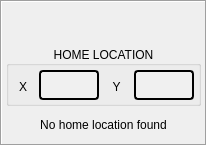
                <widget class="QFrame" name="frm_settings1">
                 <property name="sizePolicy">
                  <sizepolicy hsizetype="Preferred" vsizetype="Preferred">
                   <horstretch>0</horstretch>
                   <verstretch>0</verstretch>
                  </sizepolicy>
                 </property>
                 <property name="maximumSize">
                  <size>
                   <width>16777215</width>
                   <height>16777215</height>
                  </size>
                 </property>
                 <property name="frameShape">
                  <enum>QFrame::Box</enum>
                 </property>
                 <property name="frameShadow">
                  <enum>QFrame::Sunken</enum>
                 </property>
                 <layout class="QVBoxLayout" name="verticalLayout_10">
                  <property name="spacing">
                   <number>4</number>
                  </property>
                  <property name="sizeConstraint">
                   <enum>QLayout::SetDefaultConstraint</enum>
                  </property>
                  <property name="leftMargin">
                   <number>4</number>
                  </property>
                  <property name="topMargin">
                   <number>4</number>
                  </property>
                  <property name="rightMargin">
                   <number>4</number>
                  </property>
                  <property name="bottomMargin">
                   <number>4</number>
                  </property>
                  <item>
                   <spacer name="verticalSpacer_2">
                    <property name="orientation">
                     <enum>Qt::Vertical</enum>
                    </property>
                    <property name="sizeHint" stdset="0">
                     <size>
                      <width>20</width>
                      <height>40</height>
                     </size>
                    </property>
                   </spacer>
                  </item>
                  <item>
                   <widget class="QGroupBox" name="groupBox_home">
                    <property name="enabled">
                     <bool>true</bool>
                    </property>
                    <property name="sizePolicy">
                     <sizepolicy hsizetype="Preferred" vsizetype="Fixed">
                      <horstretch>0</horstretch>
                      <verstretch>0</verstretch>
                     </sizepolicy>
                    </property>
                    <property name="minimumSize">
                     <size>
                      <width>0</width>
                      <height>60</height>
                     </size>
                    </property>
                    <property name="maximumSize">
                     <size>
                      <width>16777215</width>
                      <height>60</height>
                     </size>
                    </property>
                    <property name="title">
                     <string>HOME LOCATION</string>
                    </property>
                    <property name="alignment">
                     <set>Qt::AlignCenter</set>
                    </property>
                    <layout class="QHBoxLayout" name="horizontalLayout_22">
                     <property name="leftMargin">
                      <number>4</number>
                     </property>
                     <property name="topMargin">
                      <number>4</number>
                     </property>
                     <property name="rightMargin">
                      <number>4</number>
                     </property>
                     <property name="bottomMargin">
                      <number>4</number>
                     </property>
                     <item>
                      <widget class="QLabel" name="label_56">
                       <property name="sizePolicy">
                        <sizepolicy hsizetype="Fixed" vsizetype="Fixed">
                         <horstretch>0</horstretch>
                         <verstretch>0</verstretch>
                        </sizepolicy>
                       </property>
                       <property name="minimumSize">
                        <size>
                         <width>20</width>
                         <height>33</height>
                        </size>
                       </property>
                       <property name="maximumSize">
                        <size>
                         <width>20</width>
                         <height>33</height>
                        </size>
                       </property>
                       <property name="text">
                        <string>X</string>
                       </property>
                       <property name="alignment">
                        <set>Qt::AlignCenter</set>
                       </property>
                      </widget>
                     </item>
                     <item>
                      <widget class="QLabel" name="lbl_home_x">
                       <property name="sizePolicy">
                        <sizepolicy hsizetype="Fixed" vsizetype="Fixed">
                         <horstretch>0</horstretch>
                         <verstretch>0</verstretch>
                        </sizepolicy>
                       </property>
                       <property name="minimumSize">
                        <size>
                         <width>60</width>
                         <height>30</height>
                        </size>
                       </property>
                       <property name="maximumSize">
                        <size>
                         <width>60</width>
                         <height>30</height>
                        </size>
                       </property>
                       <property name="styleSheet">
                        <string notr="true">    background: rgb(240, 240, 240);
    border: 2px solid black;
    border-radius: 4px;
    font: 10pt &quot;Lato Heavy&quot;;
    color: black;
</string>
                       </property>
                       <property name="frameShape">
                        <enum>QFrame::Box</enum>
                       </property>
                       <property name="frameShadow">
                        <enum>QFrame::Sunken</enum>
                       </property>
                       <property name="lineWidth">
                        <number>2</number>
                       </property>
                       <property name="text">
                        <string/>
                       </property>
                       <property name="alignment">
                        <set>Qt::AlignCenter</set>
                       </property>
                      </widget>
                     </item>
                     <item>
                      <widget class="QLabel" name="label_58">
                       <property name="sizePolicy">
                        <sizepolicy hsizetype="Fixed" vsizetype="Fixed">
                         <horstretch>0</horstretch>
                         <verstretch>0</verstretch>
                        </sizepolicy>
                       </property>
                       <property name="minimumSize">
                        <size>
                         <width>23</width>
                         <height>33</height>
                        </size>
                       </property>
                       <property name="maximumSize">
                        <size>
                         <width>23</width>
                         <height>33</height>
                        </size>
                       </property>
                       <property name="text">
                        <string>Y</string>
                       </property>
                       <property name="alignment">
                        <set>Qt::AlignCenter</set>
                       </property>
                      </widget>
                     </item>
                     <item>
                      <widget class="QLabel" name="lbl_home_y">
                       <property name="sizePolicy">
                        <sizepolicy hsizetype="Fixed" vsizetype="Fixed">
                         <horstretch>0</horstretch>
                         <verstretch>0</verstretch>
                        </sizepolicy>
                       </property>
                       <property name="minimumSize">
                        <size>
                         <width>60</width>
                         <height>30</height>
                        </size>
                       </property>
                       <property name="maximumSize">
                        <size>
                         <width>60</width>
                         <height>30</height>
                        </size>
                       </property>
                       <property name="styleSheet">
                        <string notr="true">    background: rgb(240, 240, 240);
    border: 2px solid black;
    border-radius: 4px;
    font: 10pt &quot;Lato Heavy&quot;;
    color: black;
</string>
                       </property>
                       <property name="frameShape">
                        <enum>QFrame::Box</enum>
                       </property>
                       <property name="frameShadow">
                        <enum>QFrame::Sunken</enum>
                       </property>
                       <property name="lineWidth">
                        <number>2</number>
                       </property>
                       <property name="text">
                        <string/>
                       </property>
                       <property name="alignment">
                        <set>Qt::AlignCenter</set>
                       </property>
                      </widget>
                     </item>
                    </layout>
                   </widget>
                  </item>
                  <item>
                   <widget class="QLabel" name="lbl_no_home">
                    <property name="sizePolicy">
                     <sizepolicy hsizetype="Preferred" vsizetype="Fixed">
                      <horstretch>0</horstretch>
                      <verstretch>0</verstretch>
                     </sizepolicy>
                    </property>
                    <property name="minimumSize">
                     <size>
                      <width>0</width>
                      <height>30</height>
                     </size>
                    </property>
                    <property name="maximumSize">
                     <size>
                      <width>16777215</width>
                      <height>30</height>
                     </size>
                    </property>
                    <property name="text">
                     <string>No home location found</string>
                    </property>
                    <property name="alignment">
                     <set>Qt::AlignCenter</set>
                    </property>
                   </widget>
                  </item>
                 </layout>
                </widget>
